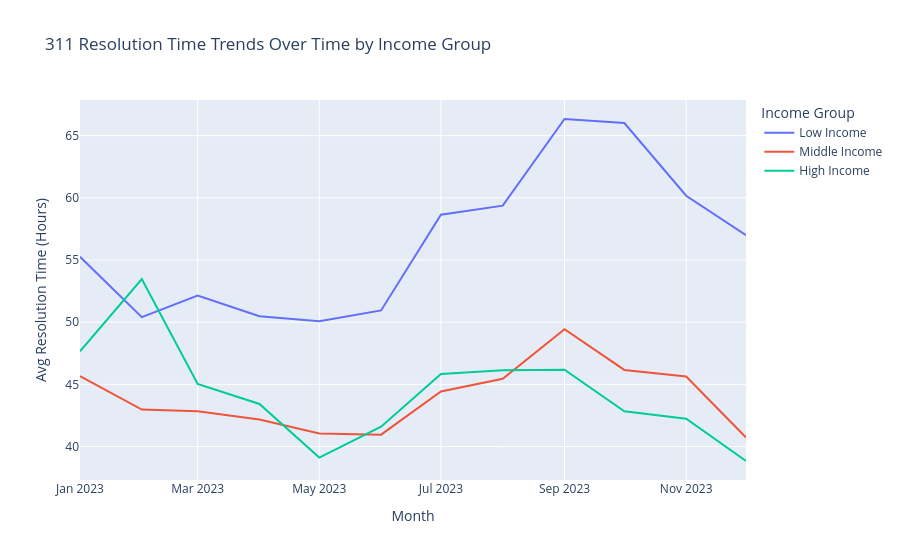

Notebook source saved alongside this figure:
### Markdown cell above
This scatterplot shows the relationship between median income and average 311 resolution time at the ZIP code level. The trendline slopes slightly downward, suggesting that higher-income neighborhoods may receive somewhat faster service. However, the relationship is relatively weak, indicating that income alone does not strongly determine service speed.

### Code cell
# Create month column
df_merged["month"] = df_merged["created_date"].dt.to_period("M").astype(str)

# Aggregate by month + income group
df_time = df_merged.groupby(["month", "income_group"]).agg({
    "resolution_time_hours": "mean"
}).reset_index()

# Plot
fig3 = px.line(
    df_time,
    x="month",
    y="resolution_time_hours",
    color="income_group",
    title="311 Resolution Time Trends Over Time by Income Group",
    labels={
        "resolution_time_hours": "Avg Resolution Time (Hours)",
        "month": "Month",
        "income_group": "Income Group"
    }
)

fig3.show()

### Figure 1 — Plotly figure (JSON) as saved in the notebook; plotly's stock layout.template omitted (floating-point values rounded to 4 significant figures)
{"data": [{"hovertemplate": "Income Group=Low Income<br>Month=%{x}<br>Avg Resolution Time (Hours)=%{y}<extra></extra>", "legendgroup": "Low Income", "line": {"color": "#636efa", "dash": "solid"}, "marker": {"symbol": "circle"}, "mode": "lines", "name": "Low Income", "orientation": "v", "showlegend": true, "type": "scatter", "x": ["2023-01", "2023-02", "2023-03", "2023-04", "2023-05", "2023-06", "2023-07", "2023-08", "2023-09", "2023-10", "2023-11", "2023-12"], "xaxis": "x", "y": [55.26, 50.41, 52.14, 50.47, 50.07, 50.94, 58.64, 59.37, 66.34, 66.01, 60.17, 57.0], "yaxis": "y"}, {"hovertemplate": "Income Group=Middle Income<br>Month=%{x}<br>Avg Resolution Time (Hours)=%{y}<extra></extra>", "legendgroup": "Middle Income", "line": {"color": "#EF553B", "dash": "solid"}, "marker": {"symbol": "circle"}, "mode": "lines", "name": "Middle Income", "orientation": "v", "showlegend": true, "type": "scatter", "x": ["2023-01", "2023-02", "2023-03", "2023-04", "2023-05", "2023-06", "2023-07", "2023-08", "2023-09", "2023-10", "2023-11", "2023-12"], "xaxis": "x", "y": [45.66, 42.98, 42.84, 42.17, 41.05, 40.96, 44.42, 45.45, 49.43, 46.16, 45.63, 40.72], "yaxis": "y"}, {"hovertemplate": "Income Group=High Income<br>Month=%{x}<br>Avg Resolution Time (Hours)=%{y}<extra></extra>", "legendgroup": "High Income", "line": {"color": "#00cc96", "dash": "solid"}, "marker": {"symbol": "circle"}, "mode": "lines", "name": "High Income", "orientation": "v", "showlegend": true, "type": "scatter", "x": ["2023-01", "2023-02", "2023-03", "2023-04", "2023-05", "2023-06", "2023-07", "2023-08", "2023-09", "2023-10", "2023-11", "2023-12"], "xaxis": "x", "y": [47.65, 53.47, 45.04, 43.42, 39.11, 41.6, 45.83, 46.13, 46.18, 42.83, 42.24, 38.84], "yaxis": "y"}], "layout": {"legend": {"title": {"text": "Income Group"}, "tracegroupgap": 0}, "title": {"text": "311 Resolution Time Trends Over Time by Income Group"}, "xaxis": {"anchor": "y", "domain": [0, 1], "title": {"text": "Month"}}, "yaxis": {"anchor": "x", "domain": [0, 1], "title": {"text": "Avg Resolution Time (Hours)"}}}}
